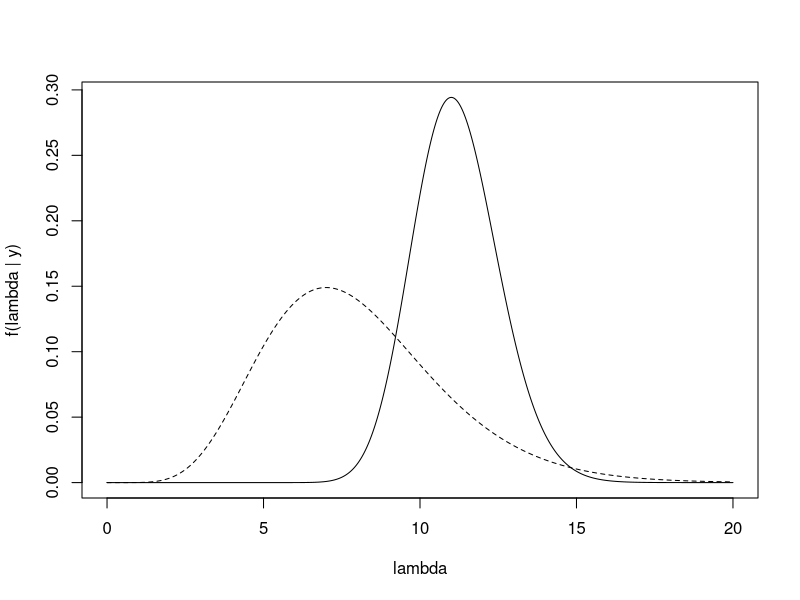

Write R code to recreate this figure.
## ---- chunk 1
knitr::opts_chunk$set(echo = TRUE)
## ---- chunk 2
chips_count <- list(c(9,12,10,15,13))
sapply(chips_count,sum)
## ---- chunk 3
lambda=seq(from=0,to=20,by=.01)
plot(lambda,dgamma(lambda,67,6),type="l",ylab='f(lambda | y)')
lines(lambda,dgamma(lambda,8,1),type="l",lty=2)
## ---- chunk 4
(59+8)/(1+5)
## ---- chunk 5
qgamma(.05,67,6)
